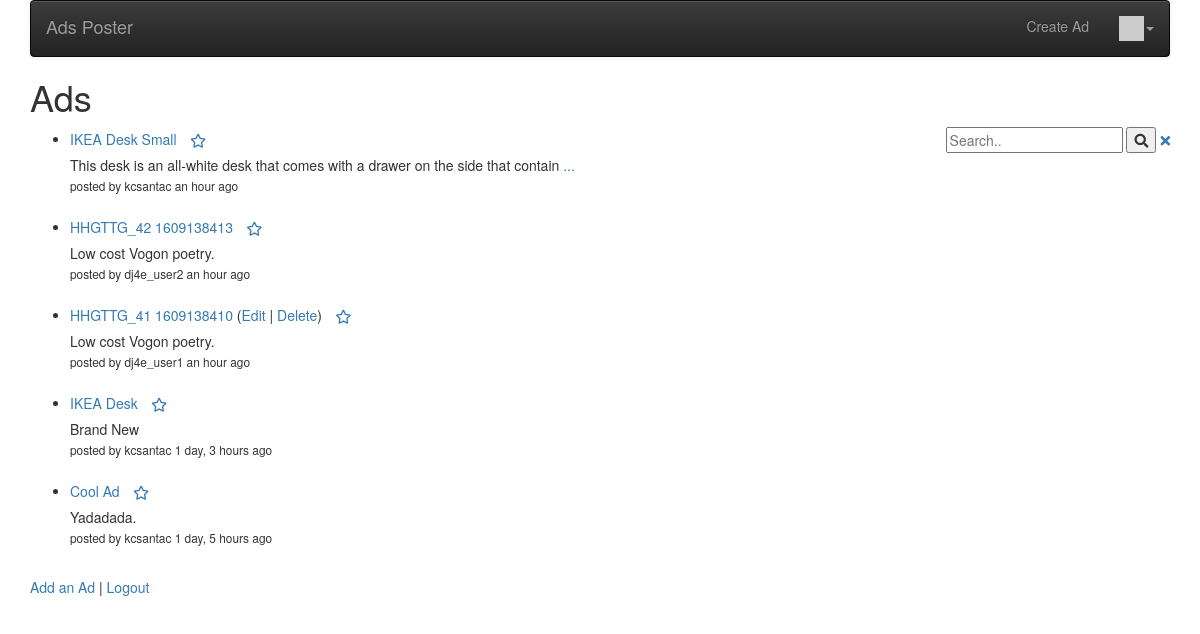
Screenshot of / (signed in) with the database file from the repository.
### ads/models.py (models this page shows, shortened)
class Ad(models.Model) :
    title = models.CharField(
            max_length=200,
            validators=[MinLengthValidator(2, "Title must be greater than 2 characters")]
    )
    price = models.DecimalField(max_digits=7, decimal_places=2, null=True)
    text = models.TextField()
    owner = models.ForeignKey(settings.AUTH_USER_MODEL, on_delete=models.CASCADE)
    comments = models.ManyToManyField(settings.AUTH_USER_MODEL, through='Comment', related_name='comments_owned')
    picture = models.BinaryField(null=True, editable=True)
    content_type = models.CharField(max_length=256, null=True, help_text='The MIMEType of the file')
    created_at = models.DateTimeField(auto_now_add=True)
    updated_at = models.DateTimeField(auto_now=True)
    favorites = models.ManyToManyField(settings.AUTH_USER_MODEL,
        through='Fav', related_name='favorite_ads')

### ads/views.py (the view)
# urls.py: path('', views.AdListView.as_view()),
class AdListView(OwnerListView):
    model = Ad
    template_name = "ads/ad_list.html"
    def get(self, request) :
        strval =  request.GET.get("search", False)
        if strval :
            query = Q(title__icontains=strval)
            query.add(Q(text__icontains=strval), Q.OR)
            objects = Ad.objects.filter(query).select_related().order_by('-updated_at')[:10]
        else :
            objects = Ad.objects.all().order_by('-updated_at')[:10]
        for obj in objects:
            obj.natural_updated = naturaltime(obj.updated_at)
        favorites = list()
        if request.user.is_authenticated:
            rows = request.user.favorite_ads.values('id')
            favorites = [ row['id'] for row in rows ]
        ctx = {'ad_list' : objects, 'search': strval, 'favorites': favorites}
        return render(request, self.template_name, ctx)

### home/context_processors.py (called while the page is built)
def settings(request):
    return {
        'settings': django_settings,
    }

### home/templatetags/app_tags.py (called while the page is built)
@register.filter(name='gravatar')
def gravatar(user, size=35):
    email = str(user.email.strip().lower()).encode('utf-8')
    email_hash = md5(email).hexdigest()
    url = "//www.gravatar.com/avatar/{0}?s={1}&d=identicon&r=PG"
    return url.format(email_hash, size)

### ads/templates/ads/ad_list.html (shortened to what this page needs)
{% extends "base_menu.html" %}
{% block content %}
<h1>Ads</h1>
<div style="float:right">
<form>
  <input type="text" placeholder="Search.." name="search"
  >
  <button type="submit"><i class="fa fa-search"></i></button>
<a href="{% url 'ads:all' %}"><i class="fa fa-times"></i></a>
</form>
</div>
<p>
{% if ad_list %}
<ul>
  {% for ad in ad_list %}
    <li>
        <a href="{% url 'ads:ad_detail'  ad.id %}">{{ ad.title }}</a>
        {% if ad.owner == user %}
        (<a href="{% url 'ads:ad_update' ad.id %}">Edit</a> |
        <a href="{% url 'ads:ad_delete' ad.id %}">Delete</a>)
        {% endif %}
    {% if user.is_authenticated %}
        <a href="#" onclick=
             "favPost('{% url 'ads:ad_favorite' ad.id %}', {{ ad.id }} );return false;"
            id="unfavorite_star_{{ad.id}}">
        <span class="fa-stack" style="vertical-align: middle;">
        <i class="fa fa-star-o fa-stack-1x"></i>
        </span>
        </a>
        <div style="left:10px">
            {% if ad.text|length < 100 %}
                {{ ad.text }}
            {% else %}
                {{ ad.text|slice:"0:80" }}
                <a href="{% url 'ads:ad_detail'  ad.id %}">...</a>
            {% endif %}
        </div>
        <small>
        {% if ad.owner.username %}
            posted by {{ ad.owner.username }}
        {% endif %}
        {{ ad.natural_updated }}
        </small>
        <br>
        <br>
        {% endif %}
    </li>
  {% endfor %}
</ul>
{% else %}
  <p>There are no ads that match your search.</p>
{% endif %}
</p>
<p>
<a href="{% url 'ads:ad_create' %}">Add an Ad</a> |
{% if user.is_authenticated %}
<a href="{% url 'logout' %}?next={% url 'ads:all' %}">Logout</a>
{% else %}
<a href="{% url 'login' %}?next={% url 'ads:all' %}">Login</a>
{% endif %}
</p>
{% endblock %}

### rows the page displays
Ad: title "IKEA Desk Small", text "This desk is an all-white desk that comes with a drawer on the side that contain", owner.username "kcsantac", natural_updated "an hour ago"
Ad: title "HHGTTG_42 1609138413", text "Low cost Vogon poetry.", owner.username "dj4e_user2", natural_updated "an hour ago"
Ad: title "HHGTTG_41 1609138410", shows "Edit", text "Low cost Vogon poetry.", owner.username "dj4e_user1", natural_updated "an hour ago"
Ad: title "IKEA Desk", text "Brand New", owner.username "kcsantac", natural_updated "1 day, 3 hours ago"
Ad: title "Cool Ad", text "Yadadada.", owner.username "kcsantac", natural_updated "1 day, 5 hours ago"

### other values shown
{{ settings.APP_NAME }} "Ads Poster"
